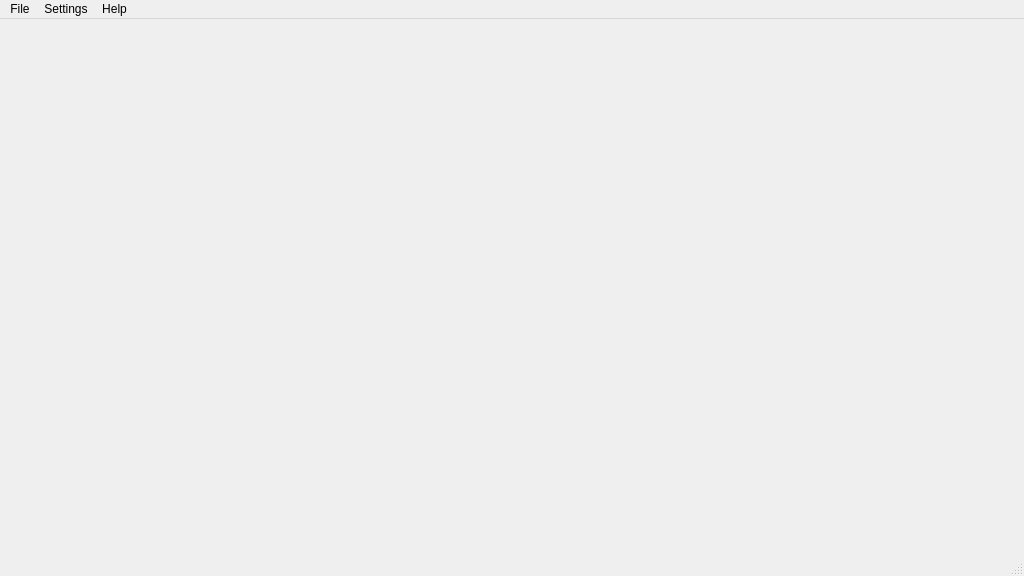
<?xml version="1.0" encoding="UTF-8"?>
<ui version="4.0">
 <class>MainWindow</class>
 <widget class="QMainWindow" name="MainWindow">
  <property name="geometry">
   <rect>
    <x>0</x>
    <y>0</y>
    <width>1024</width>
    <height>576</height>
   </rect>
  </property>
  <property name="windowTitle">
   <string>MainWindow</string>
  </property>
  <widget class="QWidget" name="centralwidget">
   <widget class="QWidget" name="widget_tools" native="true">
    <property name="geometry">
     <rect>
      <x>-1</x>
      <y>-1</y>
      <width>1021</width>
      <height>31</height>
     </rect>
    </property>
    <widget class="QPushButton" name="openFile_tools">
     <property name="enabled">
      <bool>true</bool>
     </property>
     <property name="geometry">
      <rect>
       <x>10</x>
       <y>0</y>
       <width>31</width>
       <height>31</height>
      </rect>
     </property>
     <property name="autoFillBackground">
      <bool>true</bool>
     </property>
     <property name="text">
      <string/>
     </property>
     <property name="icon">
      <iconset theme="QIcon::ThemeIcon::DocumentOpen"/>
     </property>
     <property name="iconSize">
      <size>
       <width>24</width>
       <height>24</height>
      </size>
     </property>
     <property name="autoDefault">
      <bool>false</bool>
     </property>
     <property name="default">
      <bool>false</bool>
     </property>
     <property name="flat">
      <bool>true</bool>
     </property>
    </widget>
    <widget class="QPushButton" name="save_tools">
     <property name="enabled">
      <bool>true</bool>
     </property>
     <property name="geometry">
      <rect>
       <x>40</x>
       <y>0</y>
       <width>31</width>
       <height>31</height>
      </rect>
     </property>
     <property name="autoFillBackground">
      <bool>true</bool>
     </property>
     <property name="text">
      <string/>
     </property>
     <property name="icon">
      <iconset theme="QIcon::ThemeIcon::DocumentSave"/>
     </property>
     <property name="iconSize">
      <size>
       <width>24</width>
       <height>24</height>
      </size>
     </property>
     <property name="autoDefault">
      <bool>false</bool>
     </property>
     <property name="default">
      <bool>false</bool>
     </property>
     <property name="flat">
      <bool>true</bool>
     </property>
    </widget>
    <widget class="QPushButton" name="dotPut_tools">
     <property name="enabled">
      <bool>true</bool>
     </property>
     <property name="geometry">
      <rect>
       <x>90</x>
       <y>0</y>
       <width>31</width>
       <height>31</height>
      </rect>
     </property>
     <property name="autoFillBackground">
      <bool>false</bool>
     </property>
     <property name="styleSheet">
      <string notr="true">QPushButton:checked {
        border: 1px  solid #707070;
        background-color: #D0D0D0; }</string>
     </property>
     <property name="text">
      <string/>
     </property>
     <property name="icon">
      <iconset theme="QIcon::ThemeIcon::MailMessageNew"/>
     </property>
     <property name="iconSize">
      <size>
       <width>24</width>
       <height>24</height>
      </size>
     </property>
     <property name="checkable">
      <bool>true</bool>
     </property>
     <property name="autoDefault">
      <bool>false</bool>
     </property>
     <property name="default">
      <bool>false</bool>
     </property>
     <property name="flat">
      <bool>true</bool>
     </property>
    </widget>
    <widget class="QPushButton" name="movePlot_tools">
     <property name="enabled">
      <bool>true</bool>
     </property>
     <property name="geometry">
      <rect>
       <x>120</x>
       <y>0</y>
       <width>31</width>
       <height>31</height>
      </rect>
     </property>
     <property name="autoFillBackground">
      <bool>false</bool>
     </property>
     <property name="styleSheet">
      <string notr="true">QPushButton:checked {
	border: 1px  solid #707070;
	background-color: #D0D0D0; }</string>
     </property>
     <property name="text">
      <string/>
     </property>
     <property name="icon">
      <iconset theme="QIcon::ThemeIcon::DocumentOpenRecent"/>
     </property>
     <property name="iconSize">
      <size>
       <width>24</width>
       <height>24</height>
      </size>
     </property>
     <property name="checkable">
      <bool>true</bool>
     </property>
     <property name="autoDefault">
      <bool>false</bool>
     </property>
     <property name="default">
      <bool>false</bool>
     </property>
     <property name="flat">
      <bool>true</bool>
     </property>
    </widget>
   </widget>
   <widget class="QWidget" name="areaPlot" native="true">
    <property name="geometry">
     <rect>
      <x>-1</x>
      <y>29</y>
      <width>1021</width>
      <height>501</height>
     </rect>
    </property>
   </widget>
  </widget>
  <widget class="QMenuBar" name="menubar">
   <property name="geometry">
    <rect>
     <x>0</x>
     <y>0</y>
     <width>1024</width>
     <height>22</height>
    </rect>
   </property>
   <widget class="QMenu" name="menuFile">
    <property name="title">
     <string>File</string>
    </property>
    <addaction name="actionOpen_File"/>
    <addaction name="separator"/>
    <addaction name="actionExport"/>
   </widget>
   <widget class="QMenu" name="menuHelp">
    <property name="geometry">
     <rect>
      <x>301</x>
      <y>125</y>
      <width>134</width>
      <height>72</height>
     </rect>
    </property>
    <property name="title">
     <string>Help</string>
    </property>
    <addaction name="actionInfo"/>
   </widget>
   <widget class="QMenu" name="menuSettings">
    <property name="title">
     <string>Settings</string>
    </property>
    <widget class="QMenu" name="menuStyle">
     <property name="title">
      <string>Style</string>
     </property>
     <addaction name="actionDefault"/>
     <addaction name="actionDark"/>
    </widget>
    <addaction name="menuStyle"/>
    <addaction name="actionProperties"/>
   </widget>
   <addaction name="menuFile"/>
   <addaction name="menuSettings"/>
   <addaction name="menuHelp"/>
  </widget>
  <widget class="QStatusBar" name="statusbar"/>
  <action name="actionOpen_File">
   <property name="text">
    <string>Open File</string>
   </property>
  </action>
  <action name="actionExport">
   <property name="text">
    <string>Save</string>
   </property>
  </action>
  <action name="actionInfo">
   <property name="text">
    <string>Info</string>
   </property>
  </action>
  <action name="actionsettings">
   <property name="text">
    <string>settings</string>
   </property>
  </action>
  <action name="actionProperties">
   <property name="text">
    <string>Properties</string>
   </property>
  </action>
  <action name="actionDefault">
   <property name="text">
    <string>Default</string>
   </property>
  </action>
  <action name="actionDark">
   <property name="text">
    <string>Dark</string>
   </property>
  </action>
 </widget>
 <resources/>
 <connections/>
</ui>
